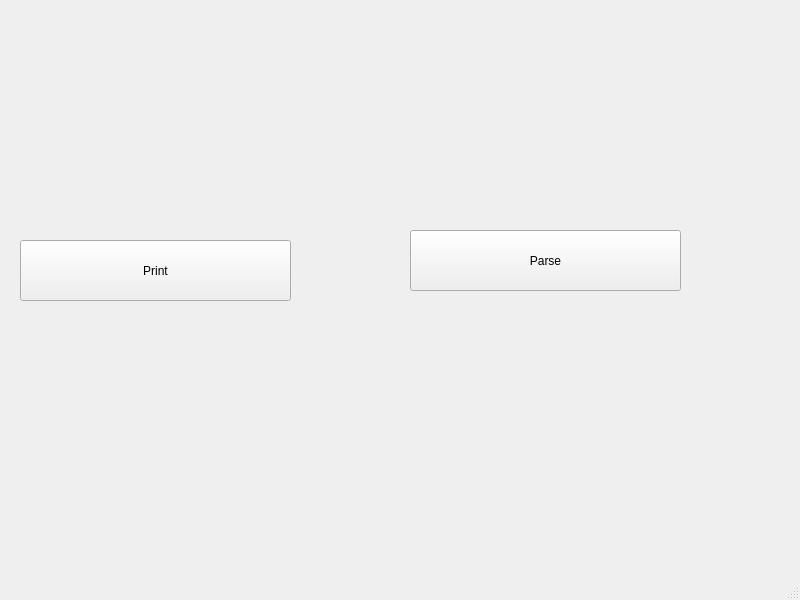
<?xml version="1.0" encoding="UTF-8"?>
<ui version="4.0">
 <class>MainWindow</class>
 <widget class="QMainWindow" name="MainWindow">
  <property name="geometry">
   <rect>
    <x>0</x>
    <y>0</y>
    <width>800</width>
    <height>600</height>
   </rect>
  </property>
  <property name="windowTitle">
   <string>MainWindow</string>
  </property>
  <widget class="QWidget" name="centralwidget">
   <widget class="QPushButton" name="pushButton">
    <property name="geometry">
     <rect>
      <x>20</x>
      <y>240</y>
      <width>271</width>
      <height>61</height>
     </rect>
    </property>
    <property name="text">
     <string>Print</string>
    </property>
   </widget>
   <widget class="QPushButton" name="pushButton_2">
    <property name="geometry">
     <rect>
      <x>410</x>
      <y>230</y>
      <width>271</width>
      <height>61</height>
     </rect>
    </property>
    <property name="text">
     <string>Parse</string>
    </property>
   </widget>
  </widget>
  <widget class="QMenuBar" name="menubar">
   <property name="geometry">
    <rect>
     <x>0</x>
     <y>0</y>
     <width>800</width>
     <height>22</height>
    </rect>
   </property>
  </widget>
  <widget class="QStatusBar" name="statusbar"/>
 </widget>
 <resources/>
 <connections/>
</ui>
